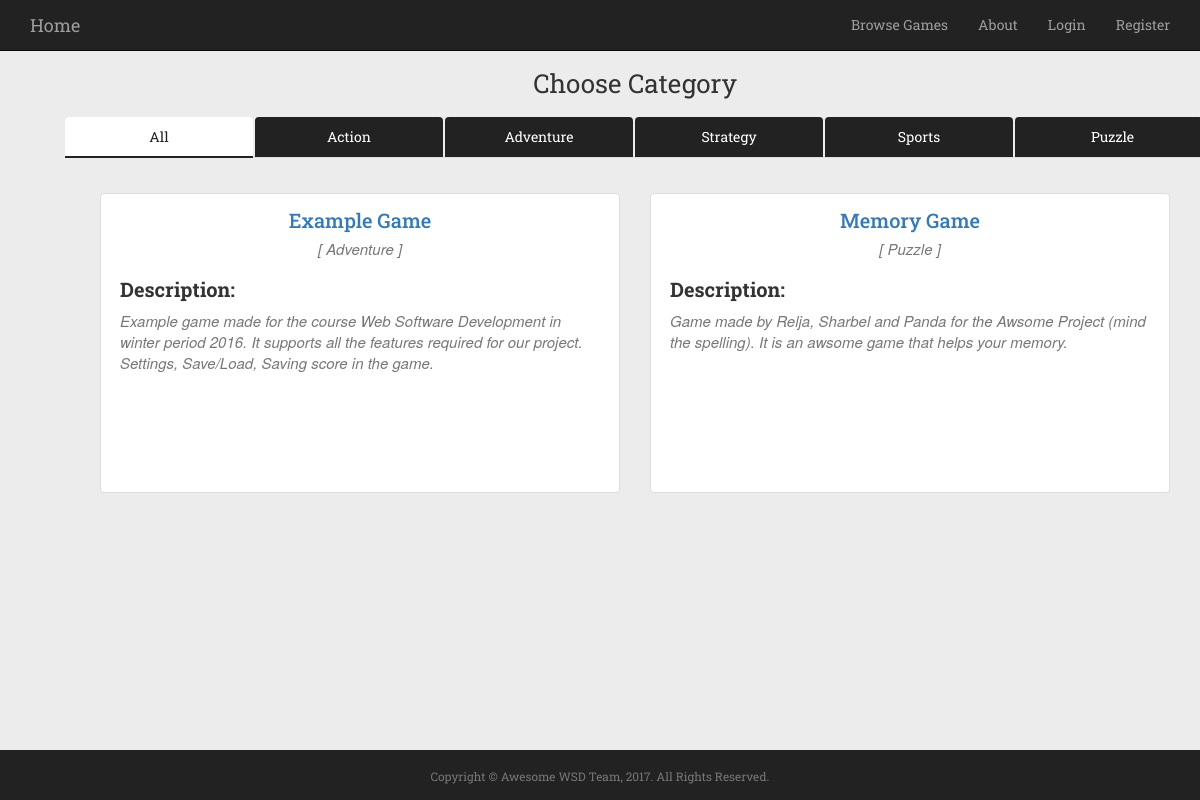
The app's page /browseGames/ with its own data.
### awsomeProject/models.py (models this page shows, shortened)
class Game(models.Model):
	Category_Choices = (
		('Action', 'Action'),
		('Adventure', 'Adventure'),
		('Sports', 'Sports'),
		('Strategy', 'Strategy'),
		('Puzzle', 'Puzzle')
	)
	name = models.CharField(max_length=255, unique=True)
	url = models.URLField()
	price = models.FloatField()
	description = models.TextField(max_length=300, default='')
	created = models.DateField(default=now, editable=False)
	category = models.CharField(max_length=20, choices=Category_Choices, default='Action')
	image = CloudinaryField('image')
	""" Informative name for mode """

### awsomeProject/views.py (the view)
# urls.py: url(r'^browseGames/$', views.browseGames, name='browseGames'),
def browseGames(request):
    all = Game.objects.all()
    action = all.filter(category='Action')
    adventure = all.filter(category='Adventure')
    sports = all.filter(category='Sports')
    strategy = all.filter(category='Strategy')
    puzzle = all.filter(category='Puzzle')
    return render(request, "browseGames.html", {"action" : action, "adventure" : adventure, "sports" : sports, "strategy" : strategy, "puzzle" : puzzle, "all" : all })

### awsomeProject/templates/browseGames.html (shortened to what this page needs)
{% extends "base.html" %}
{% block scriptsAndStylesheets %}
  {% load cloudinary %}
  {% load static %}
  <link rel="stylesheet" type="text/css" href="{% static 'css/browseGames.css' %}">
  <link rel="stylesheet" href="https://opensource.keycdn.com/fontawesome/4.7.0/font-awesome.min.css" />
{% endblock %}
{% block main %}
	<div class="col-lg-12" style="margin-bottom:15px; margin-top:15px">
		<div class="section-font"> Choose Category </div>
	</div>
<div class="container">
  <div class="row">
    <div class="col-md-12">
        <ul class="nav nav-tabs" role="tablist">
          <li role="presentation" class="active">
            <a href="#all" role="tab" data-toggle="tab">
               <span>All</span>
             </a>
           </li>
          <li role="presentation">
            <a href="#action" role="tab" data-toggle="tab">
               <span>Action</span>
             </a>
           </li>
          <li role="presentation">
            <a href="#adventure" role="tab" data-toggle="tab">
              <span>Adventure</span>
            </a>
          </li>
          <li role="presentation">
            <a href="#strategy" role="tab" data-toggle="tab">
               <span>Strategy</span>
             </a>
           </li>
          <li role="presentation">
            <a href="#sports" role="tab" data-toggle="tab">
              <span>Sports</span>
            </a>
          </li>
          <li role="presentation">
            <a href="#puzzle" role="tab" data-toggle="tab">
              <span>Puzzle</span>
            </a>
          </li>
        </ul>
        <div class="tab-content">
          <div role="tabpanel" class="tab-pane active" id="all">
            {% for game in all %}
        		<div class="col-md-6 text-center" style="padding-bottom:30px;">
        			<div class="img-thumbnail text-center">
        				<div class="col-md-12">
        				</div>
        				<div class="col-md-12">
        					<a href={%  url "game" game.name %}> <h4 class="service-heading">{{game.name}}<h4></a>
        					<h5 class="section-subheading text-muted">[ {{game.category}} ]</h5>
        				</div>
        				<div class="col-md-12 text-left game-description">
        					<h5 class="service-heading"><strong>Description:</strong></h5>
        					<p class="section-subheading text-muted">{{game.description}}</p>
        				</div>
        			</div>
        		</div>
        		{% endfor %}
          </div>
        </div>
    </div>
  </div>
</div>
{% endblock %}

### awsomeProject/static/css/style.css (style rules this page uses)
* { @include box-sizing(border-box); }
body { padding-top: 55px; font-family:"Roboto Slab","Helvetica Neue",Helvetica,Arial,sans-serif; }
.section-subheading { font-size:16px; font-family:"Droid Serif","Helvetica Neue",Helvetica,Arial,sans-serif; text-transform:none; font-style:italic; font-weight:400; }
a { text-decoration: none !important; }
.section-font { font-size: 16px; }
.service-heading { font-weight:500; font-size: 2rem; }
.game-description { height: 180px; margin-bottom: 2%; }
@media (min-width:500px) { .section-font { font-size: 18px; } }
@media (min-width:500px) { .section-subheading { font-size:13px; } }
@media (min-width:500px) { .game-description { height: 150px; } }
@media (min-width: 768px) { .section-font { font-size: 22px; } }
@media (min-width: 768px) { .section-subheading { font-size:14px; } }
@media (min-width: 768px) { .game-description { height: 180px; } }
@media (min-width:992px) { .section-font { font-size: 26px; } }
@media (min-width:992px) { .section-subheading { font-size:15px; } }
@media (min-width:992px) { .game-description { height: 210px; } }

### awsomeProject/static/css/browseGames.css (style rules this page uses)
.nav-tabs { border-bottom: 2px solid #DDD; }
.nav-tabs > li.active > a, .nav-tabs > li.active > a:focus, .nav-tabs > li.active > a:hover { border-width: 0; }
.nav-tabs > li > a { border: none; color: #ffffff;background: #222; }
.nav-tabs > li.active > a, .nav-tabs > li > a:hover { border: none; color: #222 !important; background: #fff; }
.nav-tabs > li > a::after { content: ""; background: #222; height: 2px; position: absolute; width: 100%; left: 0px; bottom: -1px; transition: all 250ms ease 0s; transform: scale(0); }
.nav-tabs > li.active > a::after, .nav-tabs > li:hover > a::after { transform: scale(1); }
.tab-pane { padding: 15px 0; }
.tab-content { padding:20px }
.nav-tabs > li { width:16.6666666666666%; text-align:center; }
body { background: #EDECEC; padding:50px }

### records on screen
Game: name "Example Game", category "Adventure", description "Example game made for the course Web Software Development in winter period 2016. It supports all the features required for our project. Settings, Save/Load, Saving score in the game."
Game: name "Memory Game", category "Puzzle", description "Game made by Relja, Sharbel and Panda for the Awsome Project (mind the spelling). It is an awsome game that helps your memory."
